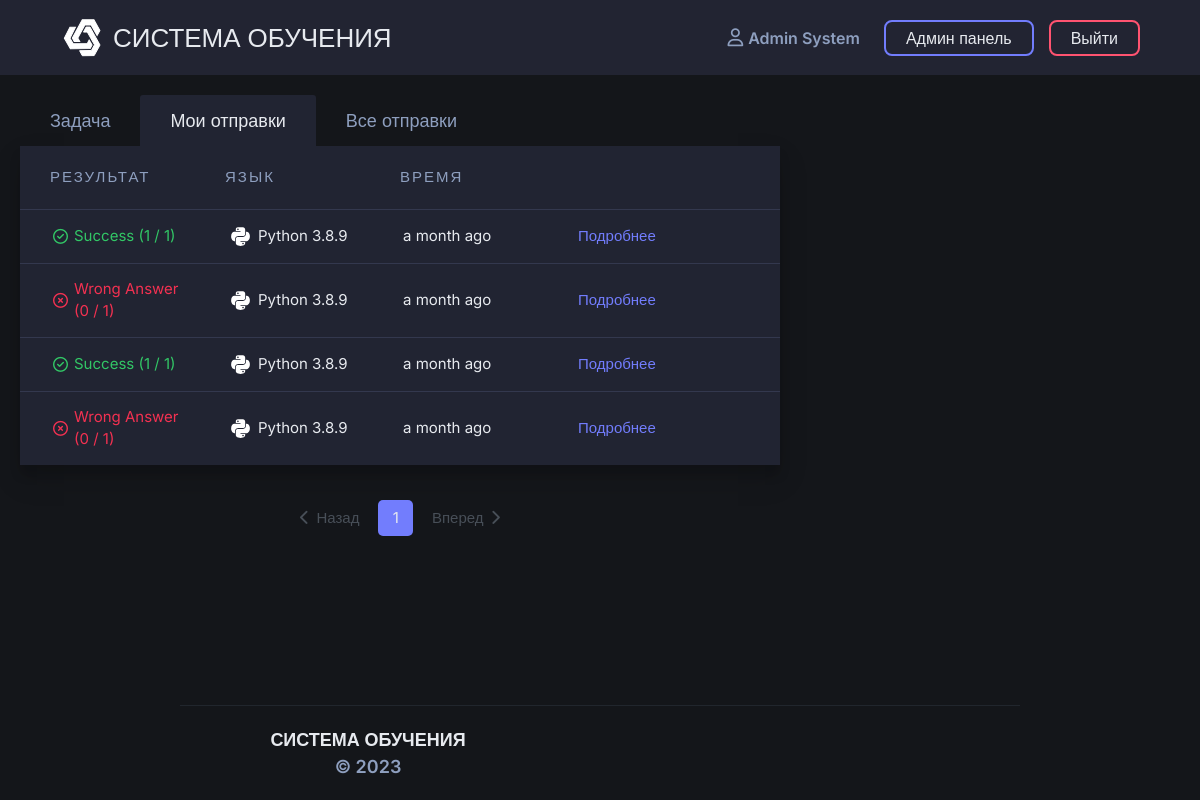
Page /problems/grade-5/pervye-shagi-python-311/pervye-shagi-python-311/submissions (signed in) on the committed database.
### app/models.py (models this page shows, shortened)
class BaseModel(db.Model):
    __abstract__ = True

class User(BaseModel, UserMixin):  # lgtm [py/missing-equals]
    __tablename__ = "users"
    id = sqlalchemy.Column(sqlalchemy.Integer, primary_key=True, autoincrement=True)
    name = sqlalchemy.Column(sqlalchemy.String, nullable=False)
    surname = sqlalchemy.Column(sqlalchemy.String, nullable=False)
    email = sqlalchemy.Column(sqlalchemy.String, index=True, unique=True)
    verified = sqlalchemy.Column(sqlalchemy.Boolean, default=False)
    role_id = sqlalchemy.Column(sqlalchemy.Integer, sqlalchemy.ForeignKey("roles.id"))
    role = relationship('Role', lazy='joined', uselist=False)
    grade_id = sqlalchemy.Column(sqlalchemy.Integer, sqlalchemy.ForeignKey("grades.id"))
    grade = relationship('Grade')
    grade_letter = sqlalchemy.Column(sqlalchemy.String)
    hashed_password = sqlalchemy.Column(sqlalchemy.String)
    registration_date = sqlalchemy.Column(sqlalchemy.DateTime, default=datetime.datetime.utcnow)
    submissions = db.relationship(
        'Submission',
        secondary=user_submission,
        backref=db.backref('users', lazy='joined'),
        lazy='dynamic',
        order_by="desc(Submission.submission_date)",
        cascade='all,delete'
    )
    reports = db.relationship(
        'Report',
        backref=db.backref('user', lazy='joined'),
        lazy='dynamic',
        cascade='all,delete'
    )
    @hybrid_property
    def is_admin(self) -> bool:
        if self.role.name == 'admin':
            return True
        return False

class Submission(BaseModel):
    __tablename__ = "submissions"
    id = sqlalchemy.Column(sqlalchemy.Integer, primary_key=True, autoincrement=True)
    task_id = sqlalchemy.Column(sqlalchemy.Integer, sqlalchemy.ForeignKey("tasks.id"))
    language = sqlalchemy.Column(sqlalchemy.String)
    passed_tests = sqlalchemy.Column(sqlalchemy.Integer)
    source_code = sqlalchemy.Column(sqlalchemy.Text)
    submission_date = sqlalchemy.Column(sqlalchemy.DateTime, default=datetime.datetime.utcnow)
    test_results = relationship('TestResult', backref="submission", lazy='subquery', cascade='all,delete')
    def get_result(self) -> dict:
        failed_tests = [result for result in self.test_results if not result.success]
        if any(failed_tests):
            failed_test = failed_tests[0]
            return {'success': False, 'message': failed_test.message}
        return {'success': True, 'message': 'Success'}

class TestResult(BaseModel):
    __tablename__ = "test_result"
    id = sqlalchemy.Column(sqlalchemy.Integer, primary_key=True, autoincrement=True)
    test_id = sqlalchemy.Column(sqlalchemy.Integer, sqlalchemy.ForeignKey("tests.id"))
    test = relationship('Test')
    submission_id = sqlalchemy.Column(sqlalchemy.Integer, sqlalchemy.ForeignKey("submissions.id"))
    success = sqlalchemy.Column(sqlalchemy.Boolean)
    message = sqlalchemy.Column(sqlalchemy.String)
    user_output = sqlalchemy.Column(sqlalchemy.String)

### app/blueprints/problems/routes.py (the view, shortened to what this page needs)
@problems.route(
    '/grade-<int:grade_number>/<string:topic_translit_name>/<string:task_translit_name>',
    defaults={'tab': 'problem'},
    methods=['GET']
)
@problems.route(
    '/grade-<int:grade_number>/<string:topic_translit_name>/<string:task_translit_name>/<string:tab>',
    methods=['GET']
)
@register_breadcrumb(problems, '.grade.topic.task', '', dynamic_list_constructor=bc.view_task_dlc)
@login_required
@grade_compliance_required
def task_page(grade_number, topic_translit_name, task_translit_name, tab):
    task = get_task(grade_number, topic_translit_name, task_translit_name)
    topic = task.topic
    global_context = {
        'task': task,
        'topic': topic,
    }
    page = request.args.get('table_page', type=int, default=1)
    if tab == 'problem':
        local_context = {
            'language_dict': languages.dictionary
        }
        return render_template(
            'problems/tabs/problem.html',
            title=f'{task.name} - Задача',
            **global_context,
            **local_context
        )
    elif tab == 'submissions':
        local_context = {
            'submissions': current_user.submissions.filter(
                Submission.task_id == task.id
            ).paginate(
                per_page=app.config['RECORDS_PER_PAGE'], page=page, error_out=False
            )
        }
        return render_template(
            'problems/tabs/submissions.html',
            title=f'{task.name} - Мои отправки',
            **global_context,
            **local_context
        )
    abort(404)

### app/blueprints/problems/templates/problems/tabs/submissions.html
{% extends 'problems/base.html' %}
{% block css %}
    {{ super() }}
    <link rel="stylesheet" href="{{ url_for('static', filename='css/table.css') }}">
    <link rel="stylesheet" href="{{ url_for('static', filename='css/submissions_table.css') }}">
{% endblock %}
{% block task_content %}
    <div class="tabs">
        <ul class="nav nav-tabs" id="task_tabs" role="tablist">
            <li class="nav-item">
                <a href="{{ task.url() }}" class="nav-link" id="task-tab" role="tab" aria-selected="false">
                    Задача
                </a>
            </li>
            <li class="nav-item">
                <a href="{{ task.url(tab='submissions') }}" class="nav-link active"
                   id="submissions-tab" role="tab" aria-selected="true">
                    Мои отправки
                </a>
            </li>
            {% if current_user.is_admin %}
                <li class="nav-item">
                    <a href="{{ task.url(tab='all-submissions') }}" class="nav-link"
                       id="submissions-tab" role="tab" aria-selected="false">
                        Все отправки
                    </a>
                </li>
            {% endif %}
        </ul>
    </div>
    <div class="submissions" id="submissions">
        <div class="submissions__body" id="submissions__body">
            {% include 'responses/submissions_table.html' %}
        </div>
    </div>
{% endblock %}

### app/templates/base.html (shortened to what this page needs)
<!DOCTYPE html>
<html lang="{{ LANGUAGE }}">
<head>
    <link rel="stylesheet" href="https://stackpath.bootstrapcdn.com/bootstrap/4.4.1/css/bootstrap.min.css"
>
    <link rel="stylesheet" href="{{ url_for('static', filename='css/base.css') }}">
    {% block css %}{% endblock %}
</head>
<body>
<header class="header" id="header">
    <div class="container-fluid">
        <div class="row header-row">
            <div class="header__left_side">
                <a href="{{ url_for('home_page') }}" class="logo">
                    <img src="{{ url_for('static', filename='images/svg/logo.svg') }}" alt="logo" class="img">
                    <h2 class="name">СИСТЕМА ОБУЧЕНИЯ</h2>
                </a>
            </div>
            <div class="header__right_side">
                <div id="header__nav" class="header__nav">
                    <nav class="navigation">
                        {% if current_user.is_authenticated %}
                            <a href="{{ url_for('profile_page') }}"
                               id="profile" class="header__nav_item header__nav_button">
                                <i class="fa fa-user-o" aria-hidden="true"></i>
                                {{ current_user.name }} {{ current_user.surname }}
                            </a>
                            {% if current_user.is_admin %}
                                <a href="{{ url_for('admin.home_page') }}" id="admin_panel"
                                   class="header__nav_item header__nav_button">
                                    Админ панель
                                </a>
                            {% endif %}
                            <button id="logout" class="header__nav_item header__nav_button">
                                Выйти
                            </button>
                        {% else %}
                            <a href="{{ url_for('auth.login_page') }}" id="login"
                               class="header__nav_item header__nav_button">Войти</a>
                            <a href="{{ url_for('auth.signup_page') }}" id="signup"
                               class="header__nav_item header__nav_button">Регистрация</a>
                        {% endif %}
                    </nav>
                </div>
            </div>
        </div>
    </div>
</header>
<main role="main" class="main">
    {% block content %}
    {% endblock %}
</main>
<div class="footer__wrapper">
    <footer class="footer" id="footer">
        <div class="container-fluid">
            <div class="row footer__body">
                <div class="col-md-4 footer__name">
                    СИСТЕМА ОБУЧЕНИЯ <span>&copy; 2023</span>
                </div>
            </div>
        </div>
    </footer>
</div>
</body>
</html>

### app/templates/responses/submissions_table.html (shortened to what this page needs)
{% import 'macros/all_macros.html' as macros %}
<div class="table__main">
    {% if submissions.items %}
        <div class="table__wrapper">
            <div class="table box-shadow">
                <div class="table_header__wrapper">
                    <div class="table_header">
                        <div class="table_header_column result">
                            <p>РЕЗУЛЬТАТ</p>
                        </div>
                        <div class="table_header_column language">
                            <p>ЯЗЫК</p>
                        </div>
                        <div class="table_header_column time">
                            <p>ВРЕМЯ</p>
                        </div>
                        <div class="table_header_column view_result"></div>
                    </div>
                </div>
                <div class="table_body">
                    {% for submission in submissions.items %}
                        <div class="table_row__wrapper">
                            <div class="table_row">
                                <div class="table_row_column result">
                                    {{ macros.render_submission_result(submission, show_passed_tests=True) }}
                                </div>
                                <div class="table_row_column language">
                                    {% set language = languages.get_language(submission.language)['language'] %}
                                    <img src="{{ language.icon_url }}" alt="Language icon" class="language__icon">
                                    <p class="language__name">{{ language.fullname }}</p>
                                </div>
                                <div class="table_row_column time">
                                    {{ moment(submission.submission_date).fromNow(refresh=True) }}
                                </div>
                                <div class="table_row_column view_result">
                                    <a class="view_result__link default_link" target="_blank"
                                       href="{{ url_for('submission_page', submission_id=submission.id) }}">
                                        Подробнее
                                    </a>
                                </div>
                            </div>
                        </div>
                    {% endfor %}
                </div>
            </div>
        </div>
        <ul class="pagination">
            {% if submissions.has_prev %}
                <li class="page-item">
                    <a class="page-link text_with_icon"
                       href="{{ url_for(
                       request.endpoint,
                       table_page=submissions.prev_num,
                       **request.view_args
                       ) }}">
                        <i class="fa fa-chevron-left pagination-prev-arrow" aria-hidden="true"></i><span>Назад</span>
                    </a>
                </li>
            {% else %}
                <li class="page-item disabled">
                <span class="page-link text_with_icon">
                    <i class="fa fa-chevron-left pagination-prev-arrow" aria-hidden="true"></i><span>Назад</span>
                </span>
            {% endif %}
            </li>
            {% for page in submissions.iter_pages(left_edge=3, right_edge=3) %}
                {% if page %}
                    {% if submissions.page == page %}
                        <li class="page-item">
                            <p class="page-link active">{{ page }}</p>
                        </li>
                    {% endif %}
                {% else %}
                    <li class="page-item disabled" id="example_ellipsis"><a href="#" class="page-link">…</a></li>
                {% endif %}
            {% endfor %}
            {% if submissions.has_next %}
                <li class="page-item">
                    <a class="page-link text_with_icon"
                       href="{{ url_for(
                       request.endpoint,
                       table_page=submissions.next_num,
                       **request.view_args
                       ) }}">
                        <span>Вперед</span><i class="fa fa-chevron-right pagination-next-arrow" aria-hidden="true"></i>
                    </a>
                </li>
            {% else %}
                <li class="page-item disabled">
                <span class="page-link text_with_icon">
                    <span>Вперед</span><i class="fa fa-chevron-right pagination-next-arrow" aria-hidden="true"></i>
                </span>
            {% endif %}
        </ul>
    {% else %}
        <div class="table__wrapper">
            {% include 'responses/empty_response.html' %}
        </div>
    {% endif %}
</div>

### app/templates/macros/all_macros.html (shortened to what this page needs)
{% macro render_submission_result(submission, show_passed_tests=False) %}
    {% set result = submission.get_result() %}
    {% if result['success'] %}
        {% set result_status = 'success' %}
    {% else %}
        {% set result_status = 'fail' %}
    {% endif %}
    <div class="submission_result {{ result_status }}">
        {% if result['success'] %}
            <i class="submission_result__icon far fa-check-circle"></i>
        {% else %}
            <i class="submission_result__icon far fa-times-circle"></i>
        {% endif %}
        <p class="submission_result__message">
            {{ result['message'] }}
            {% if show_passed_tests %}
                {% set number_of_tests = submission.task.tests|length %}
                <span>({{ submission.passed_tests }} / {{ number_of_tests }})</span>
            {% endif %}
        </p>
    </div>
{% endmacro %}

### rows in the picture
User: name "Admin", surname "System"
Submission: message "Success", passed_tests "1", number_of_tests "1", fullname "Python 3.8.9", submission_date "a month ago"
Submission: passed_tests "0", task "1", fullname "Python 3.8.9", submission_date "a month ago"
TestResult: message "Wrong Answer"
Submission: message "Success", passed_tests "1", number_of_tests "1", fullname "Python 3.8.9", submission_date "a month ago"
Submission: passed_tests "0", number_of_tests "1", fullname "Python 3.8.9", submission_date "a month ago"
TestResult: message "Wrong Answer"

### other values in the picture
{{ page }} "1"
